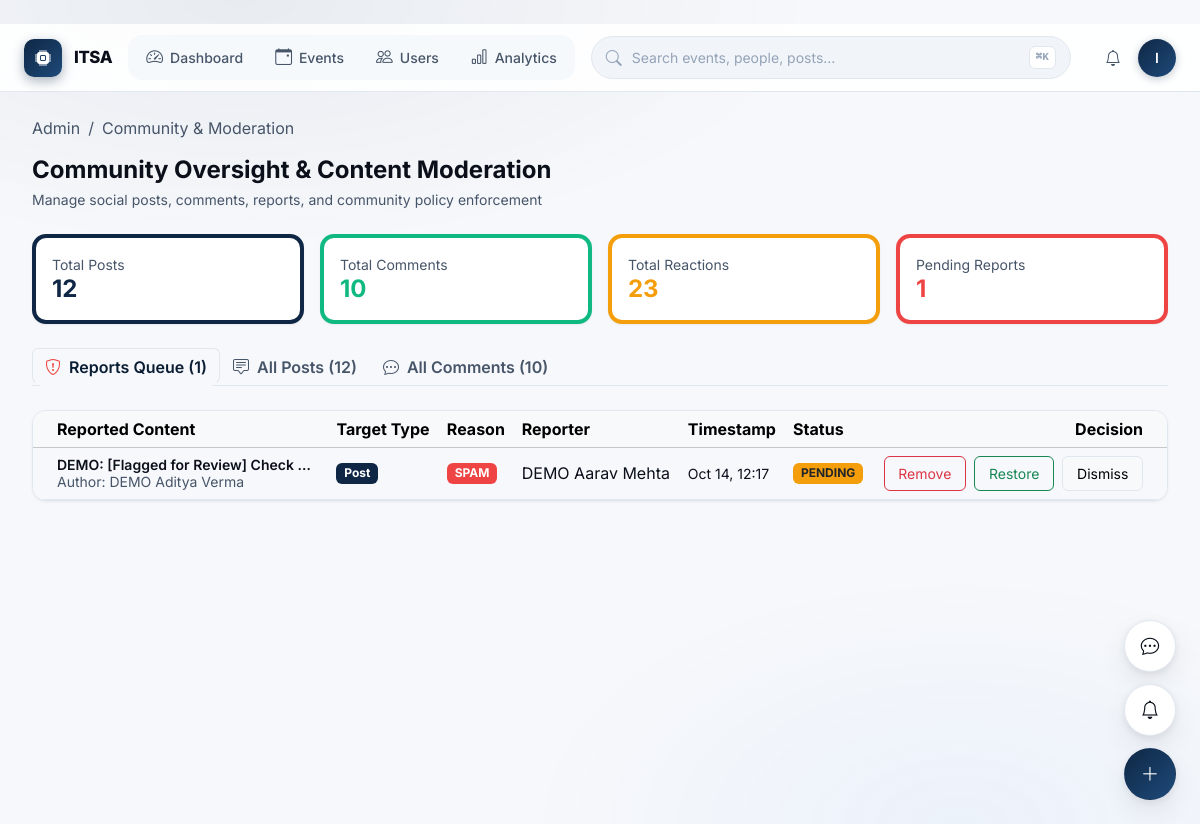
The page /admin/moderation (signed in) on the database its author committed.
### app/models/user.py (models this page shows, shortened)
class User(UserMixin, db.Model):
    __tablename__ = 'users'
    id = db.Column(db.Integer, primary_key=True, autoincrement=True)
    email = db.Column(db.String(255), unique=True, nullable=False, index=True)
    password_hash = db.Column(db.String(255), nullable=False)
    full_name = db.Column(db.String(100), nullable=False)
    role = db.Column(db.Enum('STUDENT', 'COORDINATOR', 'ADMIN', name='user_roles'), default='STUDENT', nullable=False, index=True)
    is_active = db.Column(db.Boolean, default=True, nullable=False, index=True)
    is_suspended = db.Column(db.Boolean, default=False, nullable=False)
    profile_image = db.Column(db.String(255), nullable=True)
    created_at = db.Column(db.DateTime, default=datetime.utcnow, nullable=False)
    updated_at = db.Column(db.DateTime, default=datetime.utcnow, onupdate=datetime.utcnow, nullable=False)
    student_profile = db.relationship('StudentProfile', backref='user', uselist=False, cascade='all, delete-orphan')
    coordinator_profile = db.relationship('CoordinatorProfile', backref='user', uselist=False, cascade='all, delete-orphan')
    registrations = db.relationship('EventRegistration', backref='user', lazy='dynamic', cascade='all, delete-orphan')
    attendance_records = db.relationship('Attendance', foreign_keys='Attendance.user_id', backref='student', lazy='dynamic')
    scanned_attendances = db.relationship('Attendance', foreign_keys='Attendance.scanned_by', backref='coordinator', lazy='dynamic')
    certificates = db.relationship('Certificate', backref='user', lazy='dynamic', cascade='all, delete-orphan')
    feedback_submissions = db.relationship('Feedback', backref='user', lazy='dynamic', cascade='all, delete-orphan')
    posts = db.relationship('Post', backref='author', lazy='dynamic', cascade='all, delete-orphan')
    comments = db.relationship('Comment', backref='author', lazy='dynamic', cascade='all, delete-orphan')
    reactions = db.relationship('PostReaction', backref='user', lazy='dynamic', cascade='all, delete-orphan')
    saved_posts = db.relationship('SavedPost', backref='user', lazy='dynamic', cascade='all, delete-orphan')
    notifications = db.relationship('Notification', foreign_keys='Notification.user_id', backref='recipient', lazy='dynamic', cascade='all, delete-orphan')
    points_transactions = db.relationship('ItsaPoints', foreign_keys='ItsaPoints.user_id', backref='user', lazy='dynamic', cascade='all, delete-orphan')
    created_events = db.relationship('Event', backref='creator', lazy='dynamic')

### app/models/report.py (models this page shows, shortened)
class Report(db.Model):
    __tablename__ = 'reports'
    id = db.Column(db.Integer, primary_key=True, autoincrement=True)
    reporter_id = db.Column(db.Integer, db.ForeignKey('users.id', ondelete='CASCADE'), nullable=False)
    reported_post_id = db.Column(db.Integer, db.ForeignKey('posts.id', ondelete='SET NULL'), nullable=True)
    reported_comment_id = db.Column(db.Integer, db.ForeignKey('comments.id', ondelete='SET NULL'), nullable=True)
    reported_user_id = db.Column(db.Integer, db.ForeignKey('users.id', ondelete='SET NULL'), nullable=True)
    reason = db.Column(
        db.Enum('SPAM', 'INAPPROPRIATE', 'HARASSMENT', 'MISINFORMATION', 'OTHER', name='report_reasons'),
        nullable=False
    )
    description = db.Column(db.Text, nullable=True)
    status = db.Column(
        db.Enum('PENDING', 'REVIEWED', 'RESOLVED', 'DISMISSED', name='report_statuses'),
        default='PENDING',
        nullable=False,
        index=True
    )
    reviewed_by = db.Column(db.Integer, db.ForeignKey('users.id', ondelete='SET NULL'), nullable=True)
    reviewed_at = db.Column(db.DateTime, nullable=True)
    created_at = db.Column(db.DateTime, default=datetime.utcnow, nullable=False, index=True)
    reporter = db.relationship('User', foreign_keys=[reporter_id])
    reviewer = db.relationship('User', foreign_keys=[reviewed_by])
    reported_post = db.relationship('Post', foreign_keys=[reported_post_id])
    reported_comment = db.relationship('Comment', foreign_keys=[reported_comment_id])

### app/models/post.py (models this page shows, shortened)
class Post(db.Model):
    __tablename__ = 'posts'
    id = db.Column(db.Integer, primary_key=True, autoincrement=True)
    user_id = db.Column(db.Integer, db.ForeignKey('users.id', ondelete='CASCADE'), nullable=False, index=True)
    content = db.Column(db.Text, nullable=True)
    post_type = db.Column(
        db.Enum('TEXT', 'IMAGE', 'VIDEO', 'MIXED', name='post_types'),
        default='TEXT',
        nullable=False
    )
    event_id = db.Column(db.Integer, db.ForeignKey('events.id', ondelete='SET NULL'), nullable=True)
    is_active = db.Column(db.Boolean, default=True, nullable=False, index=True)
    is_reported = db.Column(db.Boolean, default=False, nullable=False, index=True)
    ai_moderated = db.Column(db.Boolean, default=False, nullable=False)
    ai_moderation_result = db.Column(db.String(50), nullable=True) # APPROVE, FLAG, REMOVE
    views_count = db.Column(db.Integer, default=0, nullable=False)
    created_at = db.Column(db.DateTime, default=datetime.utcnow, nullable=False, index=True)
    updated_at = db.Column(db.DateTime, default=datetime.utcnow, onupdate=datetime.utcnow, nullable=False)
    media = db.relationship('PostMedia', backref='post', lazy='dynamic', cascade='all, delete-orphan')
    reactions = db.relationship('PostReaction', backref='post', lazy='dynamic', cascade='all, delete-orphan')
    comments = db.relationship('Comment', backref='post', lazy='dynamic', cascade='all, delete-orphan')
    shares = db.relationship('PostShare', backref='post', lazy='dynamic', cascade='all, delete-orphan')
    saves = db.relationship('SavedPost', backref='post', lazy='dynamic', cascade='all, delete-orphan')
    hashtags = db.relationship('PostHashtag', backref='post', lazy='dynamic', cascade='all, delete-orphan')
    @property
    def user(self):
        return self.author

### app/routes/pages.py (the view)
@pages_bp.route('/admin/community')
@pages_bp.route('/admin/moderation')
@admin_required
def admin_community():
    from app.models.post import Post, PostReaction
    from app.models.comment import Comment
    posts = Post.query.order_by(Post.created_at.desc()).all()
    comments = Comment.query.order_by(Comment.created_at.desc()).all()
    reports = Report.query.order_by(Report.created_at.desc()).all()
    reactions_count = PostReaction.query.count()
    pending_reports = [r for r in reports if r.status == 'PENDING']
    return render_template(
        'admin/community.html',
        posts=posts,
        comments=comments,
        reports=reports,
        pending_reports=pending_reports,
        reactions_count=reactions_count,
        active_page='community'
    )

### app/templates/admin/community.html (shortened to what this page needs)
﻿{% extends "admin/base_admin.html" %}
{% block breadcrumbs %}
<li class="breadcrumb-item active">Community & Moderation</li>
{% endblock %}
{% block admin_content %}
<div class="d-flex justify-content-between align-items-center mb-4 flex-wrap gap-2">
    <div>
        <h4 class="fw-bold mb-1">Community Oversight & Content Moderation</h4>
        <p class="text-muted small mb-0">Manage social posts, comments, reports, and community policy enforcement</p>
    </div>
</div>
<div class="row g-3 mb-4">
    <div class="col-md-3">
        <div class="card card-itsa p-3 border-start border-4 border-primary">
            <div class="text-muted small">Total Posts</div>
            <h4 class="fw-bold mb-0 text-primary">{{ posts|length }}</h4>
        </div>
    </div>
    <div class="col-md-3">
        <div class="card card-itsa p-3 border-start border-4 border-success">
            <div class="text-muted small">Total Comments</div>
            <h4 class="fw-bold mb-0 text-success">{{ comments|length }}</h4>
        </div>
    </div>
    <div class="col-md-3">
        <div class="card card-itsa p-3 border-start border-4 border-warning">
            <div class="text-muted small">Total Reactions</div>
            <h4 class="fw-bold mb-0 text-warning">{{ reactions_count }}</h4>
        </div>
    </div>
    <div class="col-md-3">
        <div class="card card-itsa p-3 border-start border-4 border-danger">
            <div class="text-muted small">Pending Reports</div>
            <h4 class="fw-bold mb-0 text-danger">{{ pending_reports|length }}</h4>
        </div>
    </div>
</div>
<ul class="nav nav-tabs mb-4" id="communityTabs">
    <li class="nav-item">
        <button class="nav-link active fw-semibold" data-bs-toggle="tab" data-bs-target="#reportsTab">
            <i class="bi bi-shield-exclamation text-danger me-1"></i> Reports Queue ({{ reports|length }})
        </button>
    </li>
    <li class="nav-item">
        <button class="nav-link fw-semibold" data-bs-toggle="tab" data-bs-target="#postsTab">
            <i class="bi bi-chat-square-text me-1"></i> All Posts ({{ posts|length }})
        </button>
    </li>
    <li class="nav-item">
        <button class="nav-link fw-semibold" data-bs-toggle="tab" data-bs-target="#commentsTab">
            <i class="bi bi-chat-dots me-1"></i> All Comments ({{ comments|length }})
        </button>
    </li>
</ul>
<div class="tab-content">
    <div class="tab-pane fade show active" id="reportsTab">
        <div class="card card-itsa overflow-hidden shadow-sm">
            <div class="table-responsive">
                <table class="table table-hover align-middle mb-0">
                    <thead class="table-light">
                        <tr>
                            <th class="ps-4">Reported Content</th>
                            <th>Target Type</th>
                            <th>Reason</th>
                            <th>Reporter</th>
                            <th>Timestamp</th>
                            <th>Status</th>
                            <th class="text-end pe-4">Decision</th>
                        </tr>
                    </thead>
                    <tbody>
                        {% if reports %}
                            {% for r in reports %}
                            <tr>
                                <td class="ps-4">
                                    {% if r.reported_post %}
                                    <div class="small fw-semibold text-truncate" style="max-width: 260px;">{{ r.reported_post.content }}</div>
                                    <small class="text-muted">Author: {{ r.reported_post.user.full_name }}</small>
                                    {% elif r.reported_comment %}
                                    <div class="small fw-semibold text-truncate" style="max-width: 260px;">{{ r.reported_comment.content }}</div>
                                    <small class="text-muted">Author: {{ r.reported_comment.user.full_name }}</small>
                                    {% else %}
                                    <span class="text-muted small">Content removed</span>
                                    {% endif %}
                                </td>
                                <td>
                                    {% if r.reported_post_id %}
                                    <span class="badge bg-primary">Post</span>
                                    {% elif r.reported_comment_id %}
                                    <span class="badge bg-info text-dark">Comment</span>
                                    {% else %}
                                    <span class="badge bg-secondary">User</span>
                                    {% endif %}
                                </td>
                                <td><span class="badge bg-danger">{{ r.reason }}</span></td>
                                <td>{{ r.reporter.full_name if r.reporter else 'Anonymous' }}</td>
                                <td class="small">{{ r.created_at.strftime('%b %d, %H:%M') }}</td>
                                <td>
                                    <span class="badge {% if r.status == 'PENDING' %}bg-warning text-dark{% elif r.status == 'RESOLVED' %}bg-success{% else %}bg-secondary{% endif %}">
                                        {{ r.status }}
                                    </span>
                                </td>
                                <td class="text-end pe-4">
                                    {% if r.reported_post_id %}
                                        <button class="btn btn-sm btn-outline-danger me-1" onclick="resolveReport({{ r.id }}, 'REMOVE_POST')">Remove</button>
                                        <button class="btn btn-sm btn-outline-success me-1" onclick="resolveReport({{ r.id }}, 'RESTORE_POST')">Restore</button>
                                    {% elif r.reported_comment_id %}
                                        <button class="btn btn-sm btn-outline-danger me-1" onclick="resolveReport({{ r.id }}, 'REMOVE_COMMENT')">Remove</button>
                                        <button class="btn btn-sm btn-outline-success me-1" onclick="resolveReport({{ r.id }}, 'RESTORE_COMMENT')">Restore</button>
                                    {% endif %}
                                    <button class="btn btn-sm btn-light border" onclick="resolveReport({{ r.id }}, 'DISMISSED')">Dismiss</button>
                                </td>
                            </tr>
                            {% endfor %}
                        {% else %}
                            <tr><td colspan="7" class="text-center py-4 text-muted">No content reports in queue.</td></tr>
                        {% endif %}
                    </tbody>
                </table>
            </div>
        </div>
    </div>
</div>
{% endblock %}

### app/templates/partials/command-bar.html (shortened to what this page needs)
<header id="app-command-bar" role="banner">
  <a href="{% if current_user.role == 'ADMIN' %}{{ url_for('pages.admin_dashboard') }}{% elif current_user.role == 'COORDINATOR' %}{{ url_for('pages.coordinator_dashboard') }}{% else %}{{ url_for('pages.student_dashboard') }}{% endif %}" class="cmd-brand">
    <span class="cmd-brand-logo"><i class="bi bi-cpu-fill"></i></span>
    <span class="cmd-brand-text">ITSA</span>
  </a>
  <nav class="cmd-nav" aria-label="Primary">
    {% if current_user.role == 'ADMIN' %}
      <a href="{{ url_for('pages.admin_dashboard') }}"
         class="cmd-nav-link {% if request.endpoint == 'pages.admin_dashboard' %}active{% endif %}">
        <i class="bi bi-speedometer2"></i> Dashboard
      </a>
      <a href="{{ url_for('pages.admin_events') }}"
         class="cmd-nav-link {% if request.endpoint == 'pages.admin_events' %}active{% endif %}">
        <i class="bi bi-calendar-event"></i> Events
      </a>
      <a href="{{ url_for('pages.admin_users') }}"
         class="cmd-nav-link {% if request.endpoint == 'pages.admin_users' %}active{% endif %}">
        <i class="bi bi-people"></i> Users
      </a>
      <a href="{{ url_for('pages.admin_analytics') }}"
         class="cmd-nav-link {% if request.endpoint == 'pages.admin_analytics' %}active{% endif %}">
        <i class="bi bi-bar-chart"></i> Analytics
      </a>
    {% endif %}
  </nav>
  <button class="cmd-search" type="button" aria-label="Open command palette" data-cmd-palette-open>
    <i class="bi bi-search cmd-search-icon"></i>
    <span class="cmd-search-placeholder">Search events, people, posts…</span>
    <kbd class="cmd-search-kbd">⌘K</kbd>
  </button>
  <div class="cmd-actions">
    <a href="{{ url_for('pages.notifications_page') }}"
       class="cmd-icon-btn always-show"
       aria-label="Notifications"
       data-itsa-notifications>
      <i class="bi bi-bell"></i>
    </a>
    <div class="cmd-user-menu" id="cmd-user-menu">
      <button class="cmd-avatar-btn" aria-label="Account menu" type="button" id="cmd-user-toggle">
        {{ current_user.full_name[0]|upper if current_user.full_name else 'U' }}
      </button>
    </div>
  </div>
</header>

### rows shown on the page
User: full_name "I"
Report: reported_post.content "DEMO: [Flagged for Review] Check…", reported_post.user.full_name "DEMO Aditya Verma", shows "Post", reason "SPAM", reporter "DEMO Aarav Mehta", created_at "Oct 14, 12:17", status "PENDING"

### other values the page prints
{{ posts|length }} "12"
{{ comments|length }} "10"
{{ reactions_count }} "23"
{{ pending_reports|length }} "1"
{{ reports|length }} "1"
